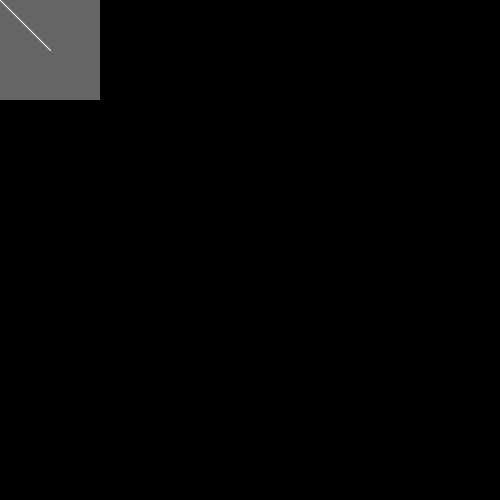
Frame 1 (no input)
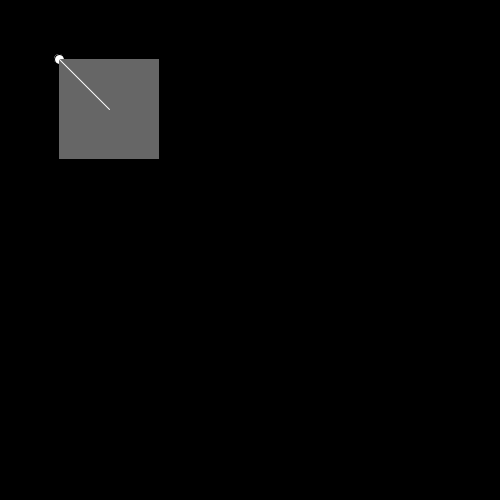
Frame 60 (the mouse pressed at the canvas centre just before this capture)
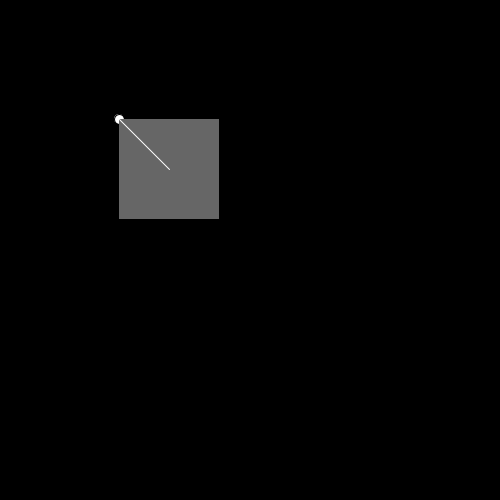
Frame 120 (the mouse held since frame 60 and released just before this capture)

The Processing sketch that drew these frames (run headless with seeded random() and noise(); from frame 60 on, the mouse is pressed at the canvas centre):

// Processing sketch: snowflake_graphic
// ── snowflake_graphic.pde



PGraphics pg;

int i = 0;
void setup()
{
  size(500, 500);

  pg = createGraphics(100, 100);
  pg.beginDraw();
  pg.background(102);
  pg.stroke(255);
  pg.line(pg.width*0.5, pg.height*0.5, mouseX, mouseY);
  pg.endDraw();
}

void draw() {

  background(0);
  ellipse(i, i, 10, 10);

  image(pg, i, i); 
  i++;
}
